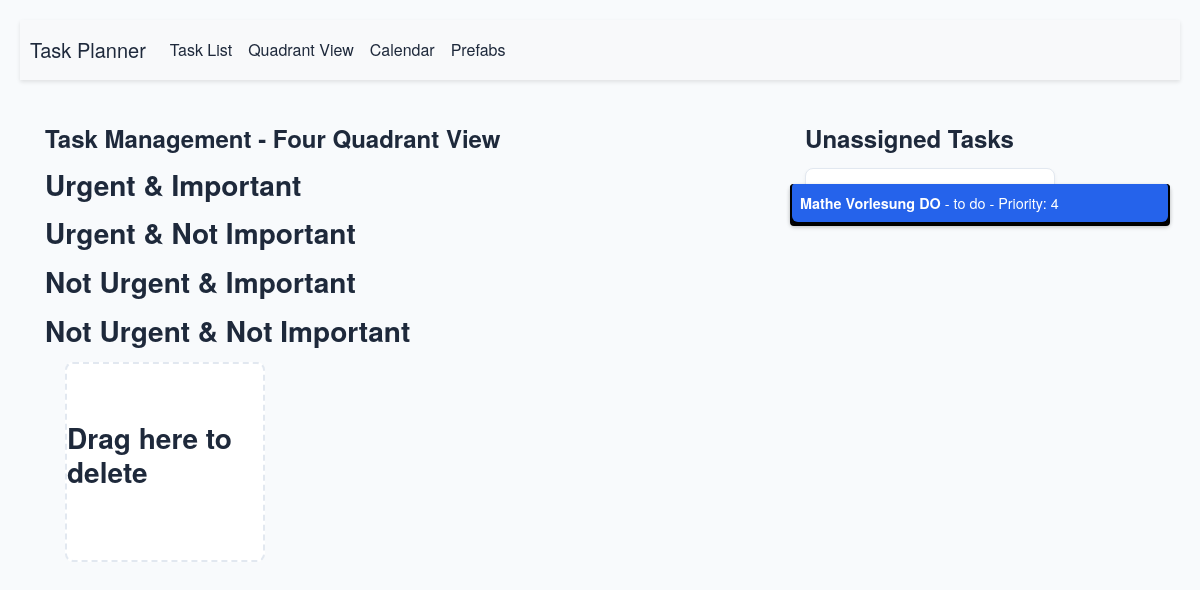
The app's page /quadrant_view, older data.
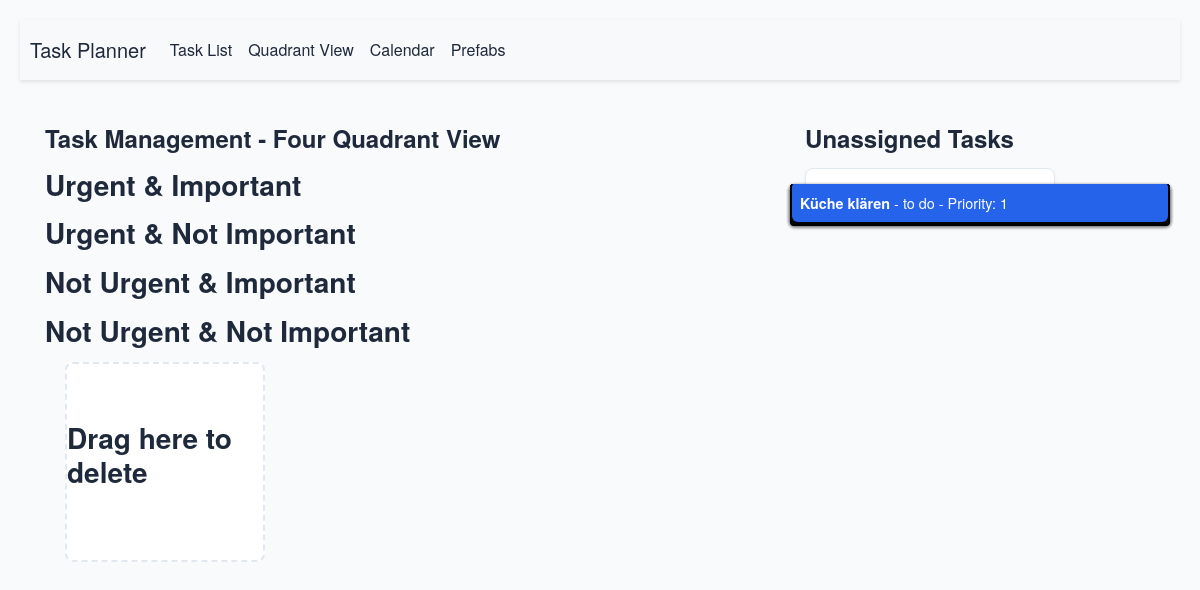
The same page, newer data.
### app/models.py (models this page shows, shortened)
class Task(db.Model):
    __tablename__ = 'task'
    id = db.Column(db.Integer, primary_key=True)
    title = db.Column(db.String(100), nullable=False)
    description = db.Column(db.String(500))
    due_date = db.Column(db.DateTime, nullable=True)
    estimated_time = db.Column(db.Integer, default=1, nullable=False)
    priority = db.Column(db.Integer, CheckConstraint('priority BETWEEN 1 AND 5'), nullable=True)
    status = db.Column(db.Enum("to do", "doing", "done"), default="to do", nullable=False)
    reminder = db.Column(db.DateTime, nullable=True)
    created_at = db.Column(db.DateTime, default=datetime.utcnow)
    updated_at = db.Column(db.DateTime, onupdate=datetime.utcnow)
    quadrant = db.Column(db.String(50), nullable=True)
    calendar_date = db.Column(db.Date, nullable=True)
    start_time = db.Column(db.Time, nullable=True)
    duration_minutes = db.Column(db.Integer, nullable=True)
    assigned_day = db.Column(db.Integer, nullable=True)
    assigned_hour = db.Column(db.Integer, nullable=True)

### app/routes.py (the view)
@main.route('/quadrant_view')
def quadrant_view():
    unassigned_tasks = Task.query.filter_by(quadrant=None).all()
    urgent_important_tasks = Task.query.filter_by(quadrant='urgent-important').all()
    urgent_not_important_tasks = Task.query.filter_by(quadrant='urgent-not-important').all()
    not_urgent_important_tasks = Task.query.filter_by(quadrant='not-urgent-important').all()
    not_urgent_not_important_tasks = Task.query.filter_by(quadrant='not-urgent-not-important').all()
    return render_template('quadrant_view.html',
                           unassigned_tasks=unassigned_tasks,
                           urgent_important_tasks=urgent_important_tasks,
                           urgent_not_important_tasks=urgent_not_important_tasks,
                           not_urgent_important_tasks=not_urgent_important_tasks,
                           not_urgent_not_important_tasks=not_urgent_not_important_tasks)

### app/templates/quadrant_view.html (shortened to what this page needs)
{% extends 'layout.html' %}
{% block main %}
<div class="row">
    <div class="col-md-8">
        <h2>Task Management - Four Quadrant View</h2>
        <div class="quadrant-container">
            <div class="quadrant urgent-important" id="urgent-important">
                <h3>Urgent & Important</h3>
            </div>
            <div class="quadrant urgent-not-important" id="urgent-not-important">
                <h3>Urgent & Not Important</h3>
            </div>
            <div class="quadrant not-urgent-important" id="not-urgent-important">
                <h3>Not Urgent & Important</h3>
            </div>
            <div class="quadrant not-urgent-not-important" id="not-urgent-not-important">
                <h3>Not Urgent & Not Important</h3>
            </div>
        </div>
        <div class="deletion-zone" id="deletion-zone">
            <h3>Drag here to delete</h3>
        </div>
    </div>
    <div class="col-md-4">
        <h2>Unassigned Tasks</h2>
        <ul class="list-group task-list-container" id="unassigned-task-list">
            {% for task in unassigned_tasks %}
            <li class="list-group-item task-item" draggable="true" data-task-id="{{ task.id }}">
                <strong>{{ task.title }}</strong> - {{ task.status }} - Priority: {{ task.priority }}
            </li>
            {% endfor %}
        </ul>
    </div>
</div>
{% endblock %}

Row changes from the older to the newer data that the page shows:
removed Task: title "Mathe Vorlesung DO", status "to do", priority "4"
added Task: title "Küche klären", status "to do", priority "1"
